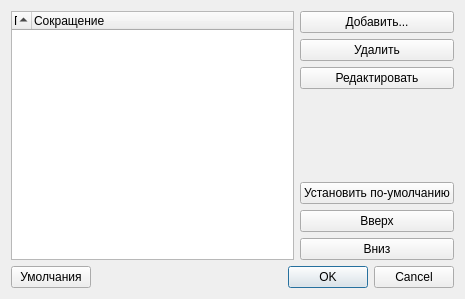
<?xml version="1.0" encoding="UTF-8"?>
<ui version="4.0">
 <class>SearchEnginesDialog</class>
 <widget class="QDialog" name="SearchEnginesDialog">
  <property name="geometry">
   <rect>
    <x>0</x>
    <y>0</y>
    <width>465</width>
    <height>299</height>
   </rect>
  </property>
  <property name="windowTitle">
   <string>Управление поисковыми системами</string>
  </property>
  <layout class="QGridLayout" name="gridLayout">
   <item row="0" column="1">
    <layout class="QVBoxLayout" name="verticalLayout">
     <item>
      <widget class="QPushButton" name="add">
       <property name="text">
        <string>Добавить...</string>
       </property>
      </widget>
     </item>
     <item>
      <widget class="QPushButton" name="remove">
       <property name="text">
        <string>Удалить</string>
       </property>
      </widget>
     </item>
     <item>
      <widget class="QPushButton" name="edit">
       <property name="text">
        <string>Редактировать</string>
       </property>
      </widget>
     </item>
     <item>
      <spacer name="verticalSpacer">
       <property name="orientation">
        <enum>Qt::Vertical</enum>
       </property>
       <property name="sizeHint" stdset="0">
        <size>
         <width>20</width>
         <height>40</height>
        </size>
       </property>
      </spacer>
     </item>
     <item>
      <widget class="QPushButton" name="setAsDefault">
       <property name="text">
        <string>Установить по-умолчанию</string>
       </property>
      </widget>
     </item>
     <item>
      <widget class="QPushButton" name="moveUp">
       <property name="text">
        <string>Вверх</string>
       </property>
      </widget>
     </item>
     <item>
      <widget class="QPushButton" name="moveDown">
       <property name="text">
        <string>Вниз</string>
       </property>
      </widget>
     </item>
    </layout>
   </item>
   <item row="0" column="0">
    <widget class="QTreeWidget" name="treeWidget">
     <property name="rootIsDecorated">
      <bool>false</bool>
     </property>
     <property name="sortingEnabled">
      <bool>true</bool>
     </property>
     <attribute name="headerDefaultSectionSize">
      <number>0</number>
     </attribute>
     <column>
      <property name="text">
       <string>Поисковая система</string>
      </property>
     </column>
     <column>
      <property name="text">
       <string>Сокращение</string>
      </property>
     </column>
    </widget>
   </item>
   <item row="1" column="0" colspan="2">
    <layout class="QHBoxLayout" name="horizontalLayout">
     <item>
      <widget class="QPushButton" name="defaults">
       <property name="text">
        <string>Умолчания</string>
       </property>
      </widget>
     </item>
     <item>
      <spacer name="horizontalSpacer">
       <property name="orientation">
        <enum>Qt::Horizontal</enum>
       </property>
       <property name="sizeHint" stdset="0">
        <size>
         <width>40</width>
         <height>20</height>
        </size>
       </property>
      </spacer>
     </item>
     <item>
      <widget class="QDialogButtonBox" name="buttonBox">
       <property name="sizePolicy">
        <sizepolicy hsizetype="Fixed" vsizetype="Fixed">
         <horstretch>0</horstretch>
         <verstretch>0</verstretch>
        </sizepolicy>
       </property>
       <property name="orientation">
        <enum>Qt::Horizontal</enum>
       </property>
       <property name="standardButtons">
        <set>QDialogButtonBox::Cancel|QDialogButtonBox::Ok</set>
       </property>
      </widget>
     </item>
    </layout>
   </item>
  </layout>
 </widget>
 <resources/>
 <connections>
  <connection>
   <sender>buttonBox</sender>
   <signal>accepted()</signal>
   <receiver>SearchEnginesDialog</receiver>
   <slot>accept()</slot>
   <hints>
    <hint type="sourcelabel">
     <x>248</x>
     <y>254</y>
    </hint>
    <hint type="destinationlabel">
     <x>157</x>
     <y>274</y>
    </hint>
   </hints>
  </connection>
  <connection>
   <sender>buttonBox</sender>
   <signal>rejected()</signal>
   <receiver>SearchEnginesDialog</receiver>
   <slot>reject()</slot>
   <hints>
    <hint type="sourcelabel">
     <x>316</x>
     <y>260</y>
    </hint>
    <hint type="destinationlabel">
     <x>286</x>
     <y>274</y>
    </hint>
   </hints>
  </connection>
 </connections>
</ui>
